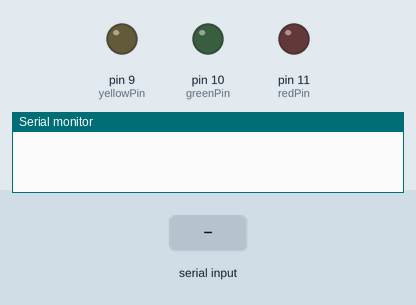
A sketch run on a simulated Arduino Uno, built with avr-gcc and run on an emulated ATmega328P. Shown: output pins drawn as LEDs (lit = HIGH), the last lines printed to the serial monitor. Inputs (shaded band) come from the test bench.

Above: at 1.2 s.
1.3 s: "r90\n" received over Serial
At 1.7 s:
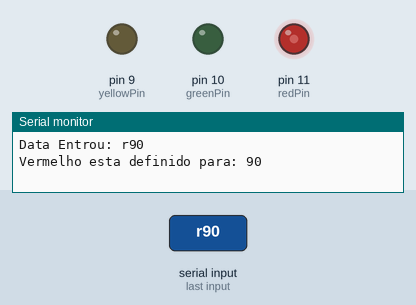
2.9 s: "g90\n" received over Serial
At 4.1 s:
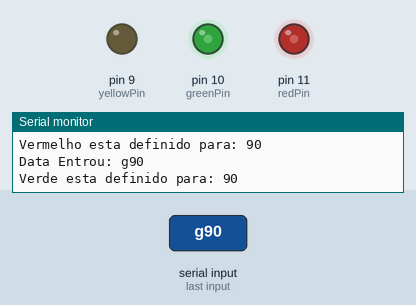
4.5 s: "r,45\n" received over Serial
At 5.3 s:
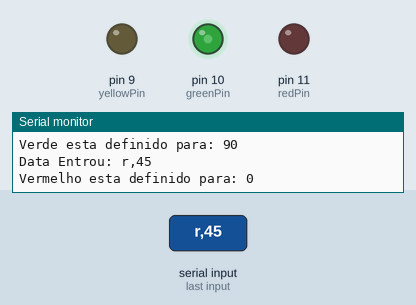
6.1 s: "y90\n" received over Serial
At 6.5 s:
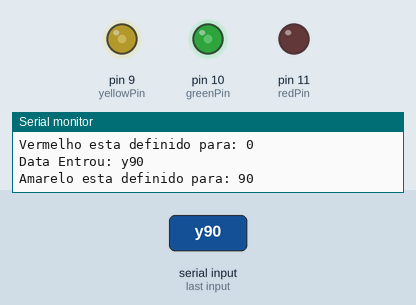
7.7 s: "R90\n" received over Serial
At 8.9 s:
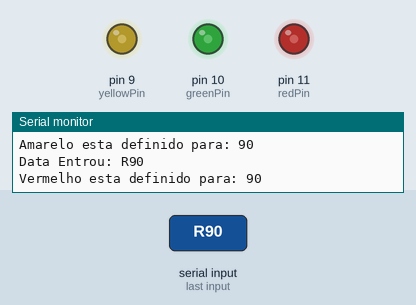
9.3 s: "g,45\n" received over Serial
At 10.1 s:
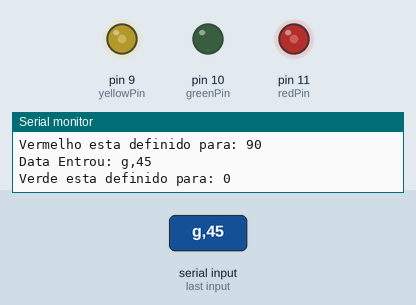
Timing chart, 0 to 11.9 s (numbered marks = the images above; inputs shaded):
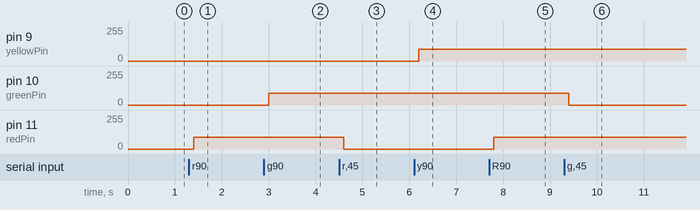

Measured:
- after the input at 1.3 s, pin 11 (redPin): 0/255 → 90/255 after 0.10 s
- after the input at 2.9 s, pin 10 (greenPin): 0/255 → 90/255 after 0.10 s
- after the input at 4.5 s, pin 11 (redPin): 90/255 → 0/255 after 0.10 s
- after the input at 6.1 s, pin 9 (yellowPin): 0/255 → 90/255 after 0.10 s
- after the input at 7.7 s, pin 11 (redPin): 0/255 → 90/255 after 0.10 s
- after the input at 9.3 s, pin 10 (greenPin): 90/255 → 0/255 after 0.10 s

The sketch:

Projeto_10_Comunicacao_Serial_de_leds.ino
```cpp
//Projeto 10 - Lampada Humor com controle Serial

char buffer[18];  //array que vai armazenar as strings
int red, green, yellow;
int redPin = 11;
int greenPin = 10;
int yellowPin = 9;

void setup(){
  Serial.begin(9600);  //Inicia a comunicaçao Seriais
  Serial.flush();
  pinMode(redPin, OUTPUT);
  pinMode(greenPin, OUTPUT);
  pinMode(yellowPin, OUTPUT);
}

void loop(){
  if(Serial.available() > 0){
    int indice = 0;
    delay(100);    //deixe o buffer cheio
    int numChar = Serial.available();
    if(numChar > 15){
      numChar = 15;
    }
    while(numChar--){
      buffer[indice++] = Serial.read();
    }
    dividindoString(buffer);
  }
}

void dividindoString(char* data){
  Serial.print("Data Entrou: ");
  Serial.println(data);
  char* parametro;
  parametro = strtok (data, " ,");

  while(parametro != NULL){
    conjuntoLED(parametro);
    parametro = strtok(NULL, " ,");
  }

  //Limpa o texto e os buffers seriais
  for(int x=0; x < 16; x++){
    buffer[x] = '\0';
  }
  Serial.flush();
}

void conjuntoLED(char* data){
  if((data[0] == 'r') || (data[0] == 'R')){
    int anos = strtol(data+1, NULL, 10);
    anos = constrain(anos, 0, 255);
    analogWrite(redPin, anos);
    Serial.print("Vermelho esta definido para: ");
    Serial.println(anos);
  }

  if((data[0] == 'g') || (data[0] == 'G')){
    int anos = strtol(data+1, NULL, 10);
    anos = constrain(anos, 0, 255);
    analogWrite(greenPin, anos);
    Serial.print("Verde esta definido para: ");
    Serial.println(anos);
  }

  if((data[0] == 'y') || (data[0] == 'Y')){
    int anos = strtol(data+1,NULL, 10);
    anos = constrain(anos, 0, 255);
    analogWrite(yellowPin, anos);
    Serial.print("Amarelo esta definido para: ");
    Serial.println(anos);
  }
}
```
